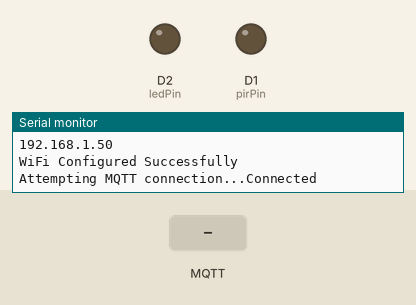
A sketch run on a simulated ESP8266 (NodeMCU). On the bench: output pins drawn as LEDs (lit = HIGH), the last lines printed to the serial monitor. Inputs (shaded band) come from the test bench. WiFi joins after 1.5 s; servers stay silent unless stated; no MQTT or app messages arrive unless stated.

Above: at 2.7 s.
2.8 s: MQTT message "1" arrives on the first subscribed topic
At 3.9 s:
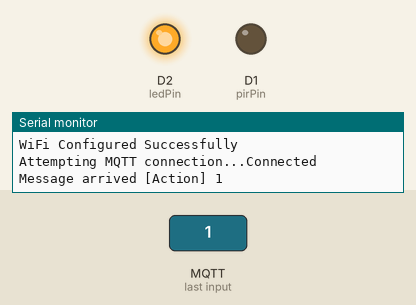
4.3 s: MQTT message "0" arrives on the first subscribed topic
At 5.1 s:
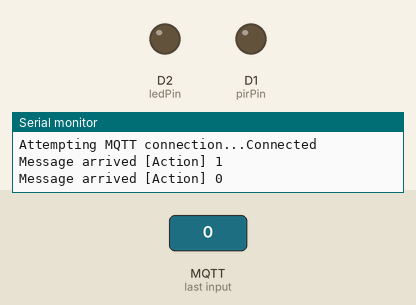
Timing chart, 0 to 7.3 s (numbered marks = the images above; inputs shaded):
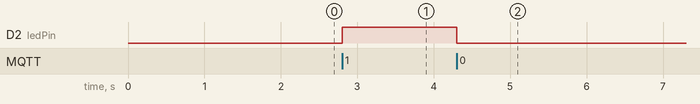

Measured:
- after the input at 2.8 s, D2 (ledPin): LOW → HIGH at once
- after the input at 4.3 s, D2 (ledPin): HIGH → LOW at once

The sketch:

IOT_Home_Security.ino
```cpp
//Including Library:
#include <ESP8266WiFi.h> //For WiFi Connectivity
#include <PubSubClient.h> //For MQTT


//WiFi ceredential:
const char* ssid = "STELLAR"; //chnage here
const char* password = "stellarBD"; //change here
WiFiClient Tasnim;
//MQTT Server:
const char* mqtt_server = "www.stellarbd.com"; //change here
PubSubClient client(Tasnim);

//Pir Sensor and LED
#define pirPin D1
#define ledPin D2

void setup() {
	Serial.begin(115200);
	Serial.println("System Initialized");
  	pinMode(pirPin, INPUT);
  	pinMode(pirPin, OUTPUT);
  	pinMode(ledPin, OUTPUT);

	//WiFi setup:
	delay(10);
  	Serial.println();
  	Serial.print("Connecting to ");
  	Serial.println(ssid);

  	WiFi.begin(ssid, password);

  while (WiFi.status() != WL_CONNECTED) {
    delay(500);
    Serial.print(".");
  }

  	Serial.println("");
  	Serial.println("WiFi connected");
  	Serial.println("IP address: ");
  	Serial.println(WiFi.localIP());
	Serial.println("WiFi Configured Successfully");

	//Mqtt server:
	client.setServer(mqtt_server, 1883);
	client.setCallback(callback);

}

void loop() {
	if (!client.connected()) { //This loop checks if mqtt is connected
    reconnect(); //If not then calls reconnect function
  }
  client.loop(); //This has to be run frequently to ensure MQTT is connected to server

  if(digitalRead(pirPin) == HIGH) {
    client.publish("Alert", "Motion Detected");
    digitalWrite(pirPin, LOW);
  }
}

//Callback function is used for MQTT Subscriber function:
void callback(char* topic, byte* payload, unsigned int length) {
  Serial.print("Message arrived [");
  Serial.print(topic);
  Serial.print("] ");
  for (int i = 0; i < length; i++) {
    Serial.print((char)payload[i]);
  }
  Serial.println();

  if((char)payload[0] == '1') {
    digitalWrite(ledPin, HIGH);
  }else if ((char)payload[0] == '0') {
    digitalWrite(ledPin, LOW);
  }

 }

void reconnect() {
  // Loop until we're reconnected
  while (!client.connected()) {
    Serial.print("Attempting MQTT connection...");
    // Attempt to connect
    if (client.connect("Tasnim")) {
      	Serial.println("Connected");

      	//Once connected, publish an announcement...
      	client.publish("Dashboard", "System started"); //EDIT HERE
        //... and resubscribe
      	client.subscribe("Action"); //EDIT HERE
    } else {
      	Serial.print("failed, rc=");
      	Serial.print(client.state());
      	Serial.println(" try again in 5 seconds");
      // Wait 5 seconds before retrying
      	delay(5000);
    }
  }
}
```
